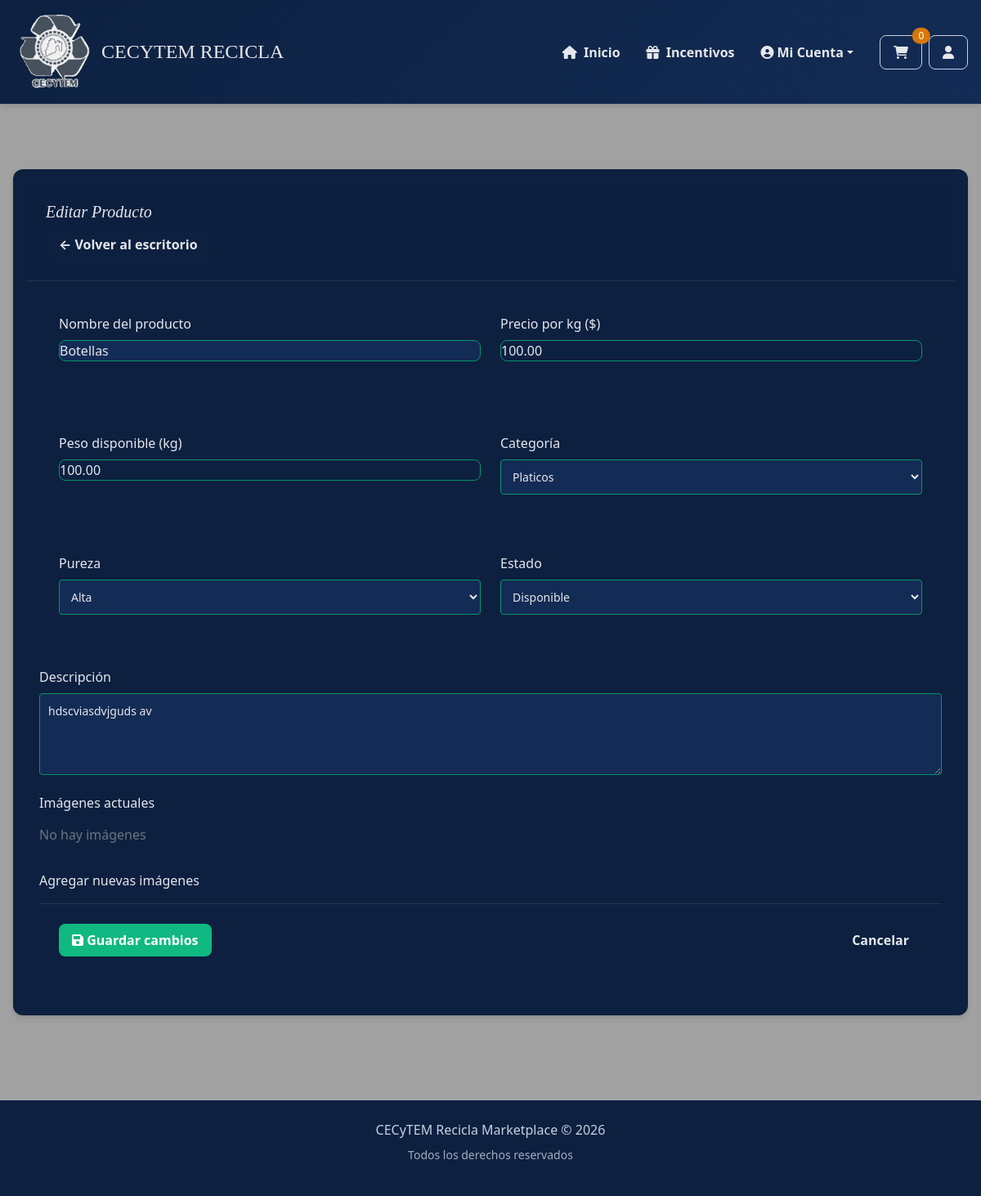
/productos/actualizar/3/ (signed in), run on an earlier commit of the app's database.
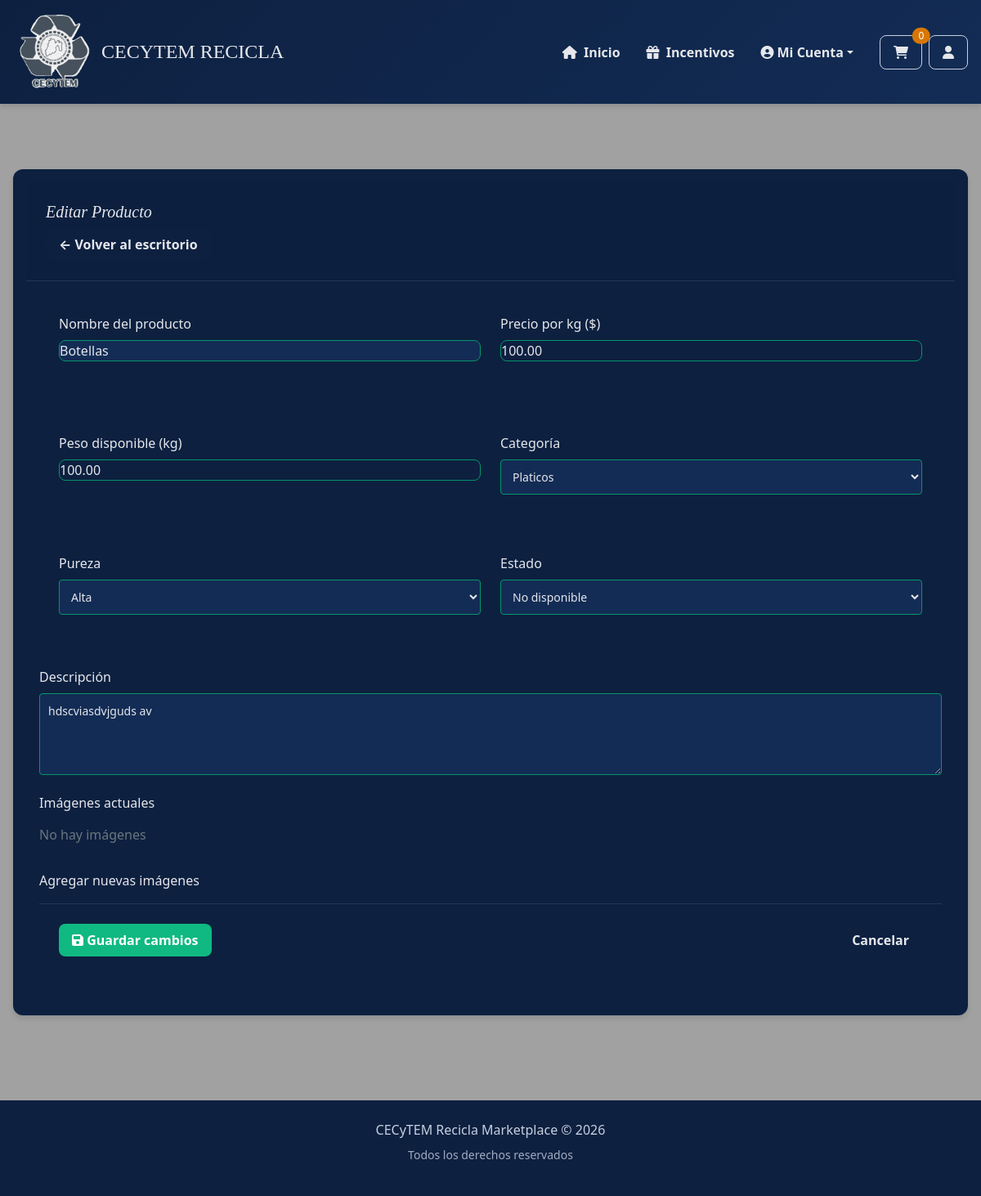
And on a later commit of the database.
### applications/MarketPlace/models.py (models this page shows, shortened)
class Producto(models.Model):
    PUREZA = [
        ('alta', 'Alta'),
        ('media', 'Media'),
        ('baja', 'Baja'),
    ]
    ESTADO = [
        ('disponible', 'Disponible'),
        ('no_disponible', 'No disponible'),
    ]
    id_producto = models.AutoField(primary_key=True)
    id_usuario = models.ForeignKey(Usuario, on_delete=models.CASCADE)
    id_categoria = models.ForeignKey(Categoria, on_delete=models.CASCADE)
    nombre = models.CharField(max_length=50, blank=True, null=True)
    descripcion = models.TextField(blank=True, null=True)
    precio_kg = models.DecimalField(max_digits=10, decimal_places=2)
    peso_disponible_kg = models.DecimalField(max_digits=10, decimal_places=2)
    pureza = models.CharField(max_length=5, choices=PUREZA)
    estado = models.CharField(max_length=15, choices=ESTADO)
    fecha_publicacion = models.DateTimeField(auto_now_add=True)
    class Meta:
        verbose_name = 'Producto'
        verbose_name_plural = 'Productos'
        ordering = ['-fecha_publicacion']
        indexes = [
            models.Index(fields=['estado']),
            models.Index(fields=['pureza']),
            models.Index(fields=['precio_kg']),
            models.Index(fields=['id_categoria']),
            models.Index(fields=['fecha_publicacion']),
        ]
        constraints = [
            models.CheckConstraint(
                check=models.Q(precio_kg__gte=0),
                name='precio_positivo'
            ),
            models.CheckConstraint(
                check=models.Q(peso_disponible_kg__gte=0),
                name='peso_positivo'
            ),
        ]

### applications/MarketPlace/views.py (the view, shortened to what this page needs)
@method_decorator(login_requerido, name='dispatch')
class ProductoUpdateView(UpdateView):
    model = Producto
    form_class = AgregarForm
    template_name = 'MarketPlace/actualizar_producto_simple.html'
    success_url = reverse_lazy('escritorio')
    def get_queryset(self):
        usuario_id = self.request.session.get('usuario_id')
        if usuario_id:
            return Producto.objects.filter(id_usuario_id=usuario_id)
        return Producto.objects.none()
    def get_context_data(self, **kwargs):
        context = super().get_context_data(**kwargs)
        context['imagenes'] = ImagenProducto.objects.filter(id_producto=self.object)
        return context

### applications/MarketPlace/forms.py
class AgregarForm(forms.ModelForm):
    class Meta:
        model = Producto
        exclude = ['id_usuario']
        widgets = {
            'nombre': forms.TextInput(attrs={'placeholder': 'Nombre del producto'}),
            'descripcion': forms.Textarea(attrs={'rows': 3}),
        }

### applications/MarketPlace/models.py (called while the page is built)
    def __str__(self):
        return self.nombre

### applications/MarketPlace/utils.py (called while the page is built)
def login_requerido(view_func):
    def wrapper(request, *args, **kwargs):
        if not request.session.get("usuario_id"):
            return redirect("login")
        return view_func(request, *args, **kwargs)
    return wrapper

### Templates/Marketplace/actualizar_producto_simple.html (shortened to what this page needs)
{% extends './navegación.html' %}
{% block pag %}
<div class="card">
    <div class="card-header">
        <h2>{{ titulo|default:"Editar Producto" }}</h2>
        <a href="{% url 'escritorio' %}" class="btn btn-secondary">
            ← Volver al escritorio
        </a>
    </div>
    <div class="card-body">
        <form method="post" enctype="multipart/form-data" class="form-producto">
            <div class="form-grid">
                <div class="form-group">
                    <label for="{{ form.nombre.id_for_label }}">Nombre del producto</label>
                    {{ form.nombre }}
                </div>
                <div class="form-group">
                    <label for="{{ form.precio_kg.id_for_label }}">Precio por kg ($)</label>
                    {{ form.precio_kg }}
                </div>
            </div>
            <div class="form-grid">
                <div class="form-group">
                    <label for="{{ form.peso_disponible_kg.id_for_label }}">Peso disponible (kg)</label>
                    {{ form.peso_disponible_kg }}
                </div>
                <div class="form-group">
                    <label for="{{ form.id_categoria.id_for_label }}">Categoría</label>
                    {{ form.id_categoria }}
                </div>
            </div>
            <div class="form-grid">
                <div class="form-group">
                    <label for="{{ form.pureza.id_for_label }}">Pureza</label>
                    {{ form.pureza }}
                </div>
                <div class="form-group">
                    <label for="{{ form.estado.id_for_label }}">Estado</label>
                    {{ form.estado }}
                </div>
            </div>
            <div class="form-group">
                <label for="{{ form.descripcion.id_for_label }}">Descripción</label>
                {{ form.descripcion }}
            </div>
            <div class="form-group">
                <label>Imágenes actuales</label>
                <div class="imagenes-actuales">
                    {% for imagen in object.imagenes.all %}
                        <div class="imagen-item">
                            <img src="{{ imagen.imagen.url }}" alt="Imagen {{ forloop.counter }}" width="100">
                            <div>
                                <p>Orden: {{ imagen.orden }}</p>
                                <label>
                                    <input type="checkbox" name="delete_images" value="{{ imagen.id_imagen }}">
                                    Eliminar
                                </label>
                            </div>
                        </div>
                    {% empty %}
                        <p class="text-muted">No hay imágenes</p>
                    {% endfor %}
                </div>
            </div>
            <div class="form-group">
                <label>Agregar nuevas imágenes</label>
            </div>
            <div class="form-actions">
                <button type="submit" class="btn btn-primary">
                    <i class="fas fa-save"></i> Guardar cambios
                </button>
                <a href="{% url 'escritorio' %}" class="btn btn-secondary">
                    Cancelar
                </a>
            </div>
        </form>
    </div>
</div>
{% endblock %}

What changed in the data, as far as the page shows it:
changed Producto "Botellas": estado "Disponible" → "No disponible"
